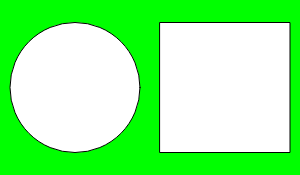
Frame 1 (no input)
Frame 60 (no input): identical to frame 1, image omitted
Frame 120 (the mouse pressed at the canvas centre since frame 60): identical to frame 1, image omitted

The p5.js sketch that drew this single still picture (run headless with seeded random() and noise() and a simulated clock; from frame 60 on, the mouse is pressed at the canvas centre):

// p5.js sketch
// ── sketch.js
function setup() {
  createCanvas(300, 175); 
}

function draw() {
  background(0, 255, 0); // Set background color to green

  fill(255); // Set fill color to white

  // Draw a circle 
  ellipse(75, height / 2, 130, 130);

  // Draw a square 
  rect(160, height / 2 - 65 , 130, 130);
}

// ── sketch1.js

// Example 1
var ex1 = function( p ) {
  var x1 = 75;
  var y1 = p.height/2 + 85;
  var x2 = 160;
  var y2 = p.height/2 + 85;
  
  p.setup = function() {
    p.createCanvas(300, 175);
  };

  p.draw = function() {
    p.background(0, 255, 0); // Set background color to green
    p.fill(255); // Set fill color to white

    // Draw a circle
    p.ellipse(x1, y1, 130, 130);

    // Draw a square
    p.rect(x2, y2 - 65, 130, 130);
  };
};

var myp5 = new p5(ex1, 'c1');

// Example 2
var ex2 = function( p ) { 
  var x = 125; 
  var y = 125;  
  var circleSize = 125;

  p.setup = function() {
    p.createCanvas(250, 250);
  };

  p.draw = function() {
    p.background(255); // Set background color to white

    // Draw red circle on top
    p.fill(255, 0, 0, 100);
    p.noStroke();
    p.ellipse(x, y - 35, circleSize, circleSize);

    // Draw blue circle on bottom left
    p.fill(0, 0, 255, 100);
    p.noStroke();
    p.ellipse(x - 35, y + 35, circleSize, circleSize);

    // Draw green circle on bottom right
    p.fill(0, 255, 0, 100);
    p.noStroke();
    p.ellipse(x + 35, y + 35, circleSize, circleSize);
  };
};

var myp5 = new p5(ex2, 'c2');


// Example 3
var ex3 = function( p ) {
  p.setup = function() {
    p.createCanvas(300, 175);
  };

  p.draw = function() {
    p.background(0); // Set background color to black
    p.angleMode(p.DEGREES);
    
    // Draw yellow circle with triangle cut out
    p.fill(255, 255, 0); // Yellow
    p.arc(100, 100, 100, 100, 30, 330, p.PIE);

    // Draw pac-man thing
    p.fill("red");
    p.noStroke();
    p.rect(195, 80, 60, 60); // bottom half of ghost
    p.arc(225, 80, 60, 60, p.PI, 0, p.PIE); // top half of ghost
    p.fill("white"); // eye whites
    p.ellipse(210, 80, 18, 18);
    p.ellipse(240, 80, 18, 18);
    p.fill("blue"); // blue part of eyes
    p.ellipse(240, 80, 12, 12);
    p.ellipse(210, 80, 12, 12);
  };
};

var myp5 = new p5(ex3, 'c3');


// Example 4
var ex4 = function(p) {
  // Center of the canvas
  var centerX;
  var centerY;

  // Setup function
  p.setup = function() {
    p.createCanvas(250, 250);
    centerX = p.width / 2;
    centerY = p.height / 2;
  };

  // Draw function
  p.draw = function() {
    // Set background color to dark blue
    p.background(0, 0, 100);

    // Set stroke color to white
    p.stroke(255);

    // Set fill color to green and draw a centered circle
    p.fill(0, 100, 0);
    p.ellipse(centerX, centerY, 130, 130);

    // Set fill color to red and draw a centered star with a larger size
    p.fill(255, 0, 0);
    drawStar(centerX, centerY, 25, 75, 5);
  };

  // Function to draw a star
  function drawStar(x, y, radius1, radius2, npoints) {
    var angle = p.TWO_PI / npoints;
    var halfAngle = angle / 2.0;

    // Adjust the starting angle to make the star stand upright
    var startAngle = -p.PI / 2;

    p.beginShape();
    for (var a = startAngle; a < startAngle + p.TWO_PI; a += angle) {
      var sx = x + p.cos(a) * radius2;
      var sy = y + p.sin(a) * radius2;
      p.vertex(sx, sy);
      sx = x + p.cos(a + halfAngle) * radius1;
      sy = y + p.sin(a + halfAngle) * radius1;
      p.vertex(sx, sy);
    }
    p.endShape(p.CLOSE);
  }
};

// Create a new p5 instance
var myp5 = new p5(ex4, 'c4');

// ── style.css
body {
  display: flex;
  flex-direction: column;
  align-items: center;
}
h1 {
  margin-top: 20px; /* Adjust as needed */
}
.columns-container {
  display: flex;
}
.column {
  flex: 1;
  margin: 10px;
}
